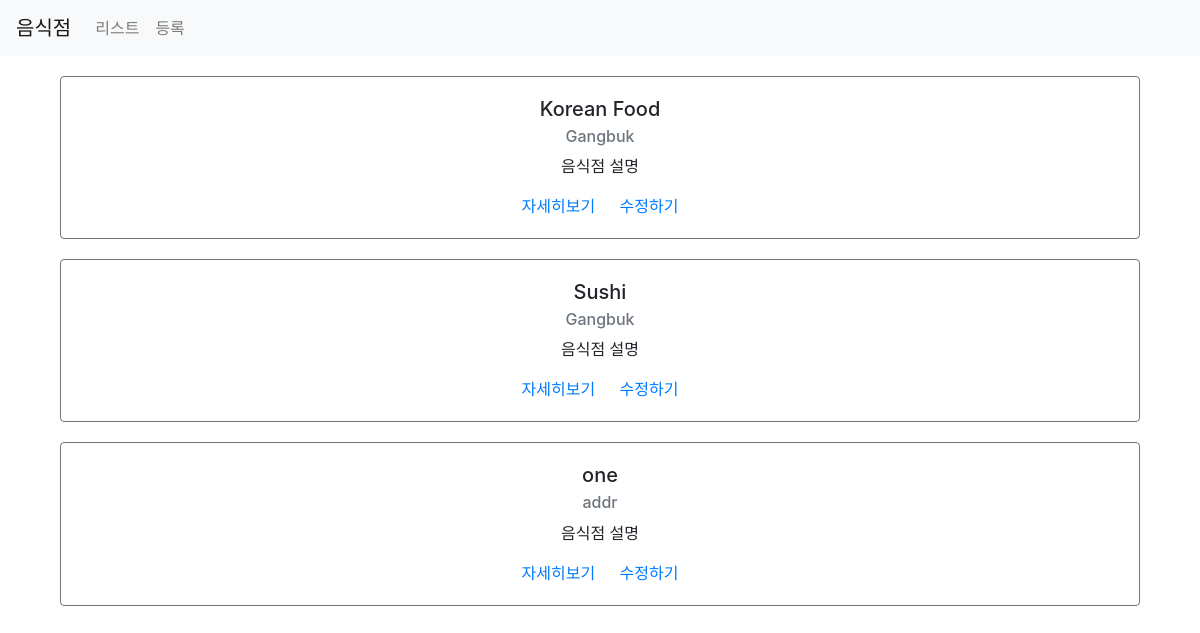
Screenshot of /third/list/ with the database file from the repository.
### third/models.py (models this page shows)
class Restaurant(models.Model):
    name = models.CharField(max_length=30)
    address = models.CharField(max_length=200)
    created_at = models.DateTimeField(auto_now_add=True)
    updated_at = models.DateTimeField(auto_now=True)

### third/views.py (the view)
# urls.py: path('list/', views.list, name="list"),
def list(request):
    context = {
        'restaurants': Restaurant.objects.all()
    }
    return render(request, 'third/list.html', context)

### third/templates/third/list.html
{% extends 'third/base.html' %}
{% load static %}
{% block content %}
<div class="container">
    {% for item in restaurants %}
    <div class="row restaurant-item" style="margin:20px auto;">
        <div class="col-sm-12">
            <div class="card border-secondary">
                <div class="card-body">
                    <h5 class="card-title">{{ item.name }}</h5>
                    <h6 class="card-subtitle mb-2 text-muted">{{ item.address }}</h6>
                    <p class="card-text">음식점 설명</p>
                    <a href="#" class="card-link">자세히보기</a>
                    <a href="#" class="card-link">수정하기</a>
                </div>
            </div>
        </div>
    </div>
    {% endfor %}
</div>
{% endblock %}

### first/static/first/styles.css (style rules this page uses)
body { text-align: center; }

### rows the page displays
Restaurant: name "Korean Food", address "Gangbuk"
Restaurant: name "Sushi", address "Gangbuk"
Restaurant: name "one", address "addr"
